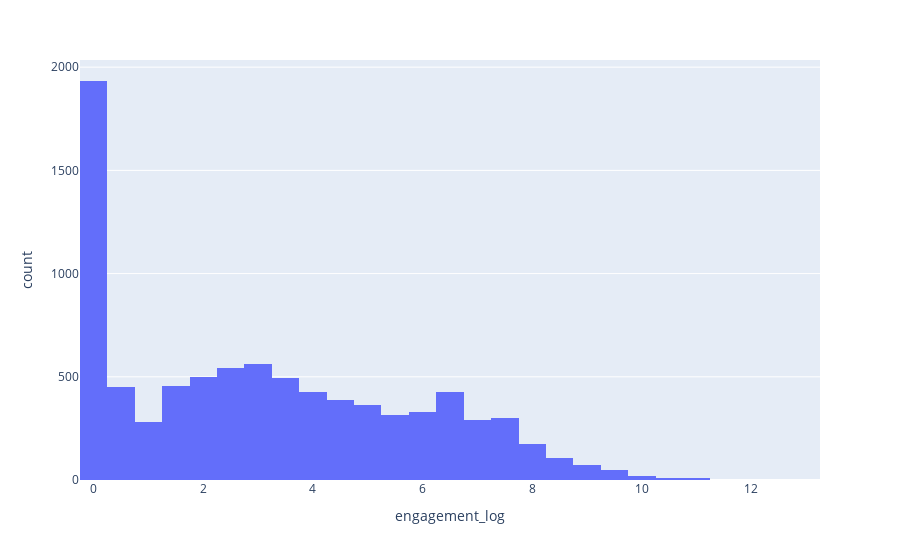

The cell this chart's notebook holds for it:
### Markdown cell above
**Looking at the distribution of engagement**

### Code cell
fig = px.histogram(df, x='engagement_log', nbins=50)
fig.show()

### Figure 1 — Plotly figure (JSON) as saved in the notebook; plotly's stock layout.template omitted (floating-point values rounded to 4 significant figures; data arrays with more than 128 entries replaced by an {"elided": "..."} marker saying what was removed)
{"data": [{"alignmentgroup": "True", "bingroup": "x", "hovertemplate": "engagement_log=%{x}<br>count=%{y}<extra></extra>", "legendgroup": "", "marker": {"color": "#636efa", "pattern": {"shape": ""}}, "name": "", "nbinsx": 50, "offsetgroup": "", "orientation": "v", "showlegend": false, "type": "histogram", "x": {"elided": "8515 float values"}, "xaxis": "x", "yaxis": "y"}], "layout": {"barmode": "relative", "legend": {"tracegroupgap": 0}, "margin": {"t": 60}, "xaxis": {"anchor": "y", "domain": [0, 1], "title": {"text": "engagement_log"}}, "yaxis": {"anchor": "x", "domain": [0, 1], "title": {"text": "count"}}}}
